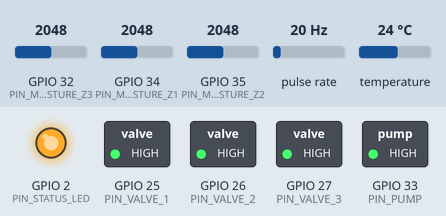
The sketch below on a simulated ESP32. Shown: switched loads named in the sketch (green lamp = pin HIGH), output pins drawn as LEDs (lit = HIGH). Wiring (inferred from the names in the program): pulse sensor: data GPIO 18. The inputs (shaded band) are chosen by the test bench; at power-on: GPIO 32 (PIN_MOISTURE_Z3) = 2048, GPIO 34 (PIN_MOISTURE_Z1) = 2048, GPIO 35 (PIN_MOISTURE_Z2) = 2048, pulse rate 20 Hz, temperature 24 °C (analog values on the 0–4095 scale). WiFi joins after 1.5 s; servers stay silent unless stated; uploads are accepted with an empty reply; what the sketch prints to the serial monitor is not drawn.

Above: at 4.3 s.
Timing chart, 0 to 9.1 s (numbered marks = the images above):
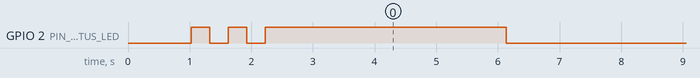

Measured:
- by itself, GPIO 2 (PIN_STATUS_LED): goes LOW 0.30 s, HIGH 0.30 s, LOW 0.30 s, HIGH 3.9 s, 24 × (LOW 4.8 s, HIGH 0.20 s), then LOW

The sketch:

esp32_agrovi_node.ino
```cpp
/*
 * =========================================================================================
 * AgroVI — Production IoT Drip Irrigation & Soil Sensor Node Firmware
 * =========================================================================================
 * Target Board: ESP32 Dev Module (ESP-WROOM-32)
 * Framework: Arduino / PlatformIO
 * Protocol: Dual-Mode HTTP REST (Render/Local) & MQTT (PubSubClient)
 *
 * HARDWARE PINOUT MAPPING:
 * -----------------------------------------------------------------------------------------
 * Component                     ESP32 Pin     Pin Type      Description
 * -----------------------------------------------------------------------------------------
 * Solenoid Valve 1 (Orchard)    GPIO 25       Digital OUT   Relay Channel 1 (Active LOW/HIGH)
 * Solenoid Valve 2 (Wheat)      GPIO 26       Digital OUT   Relay Channel 2
 * Solenoid Valve 3 (Greenhouse) GPIO 27       Digital OUT   Relay Channel 3
 * Main Booster Water Pump       GPIO 33       Digital OUT   Relay Channel 4 (Master Pump)
 * Capacitive Moisture Sensor 1  GPIO 34 (A0)  Analog ADC1   Zone 1 Soil Moisture (0-3.3V)
 * Capacitive Moisture Sensor 2  GPIO 35 (A1)  Analog ADC1   Zone 2 Soil Moisture
 * Capacitive Moisture Sensor 3  GPIO 32 (A2)  Analog ADC1   Zone 3 Soil Moisture
 * Water Flow Meter (YF-S201)    GPIO 18       Digital IN    Pulse counter with Interrupt
 * DS18B20 Temperature Sensor    GPIO 4        1-Wire Bus    Digital Waterproof Soil Probe
 * Status Indicator LED          GPIO 2        Digital OUT   Built-in Blue LED (Heartbeat)
 * -----------------------------------------------------------------------------------------
 *
 * DEPENDENCIES (Install via Arduino Library Manager):
 * - WiFi (Built-in ESP32 core)
 * - HTTPClient (Built-in ESP32 core)
 * - ArduinoJson (v6.x or v7.x by Benoit Blanchon)
 * - OneWire (by Paul Stoffregen)
 * - DallasTemperature (by Miles Burton)
 * - PubSubClient (by Nick O'Leary) [Optional if using MQTT broker]
 * =========================================================================================
 */

#include <WiFi.h>
#include <HTTPClient.h>
#include <ArduinoJson.h>
#include <OneWire.h>
#include <DallasTemperature.h>

// =========================================================================================
// CONFIGURATION: NETWORK & SERVER CREDENTIALS
// =========================================================================================
const char* WIFI_SSID     = "YOUR_WIFI_SSID";           // Replace with your 2.4GHz WiFi SSID
const char* WIFI_PASSWORD = "YOUR_WIFI_PASSWORD";       // Replace with your WiFi Password

// Backend URL: Render cloud production URL or local server IP (e.g. "http://192.168.1.100:8000")
const char* SERVER_TELEMETRY_URL = "https://agrovi-rsvc.onrender.com/api/iot/telemetry";
const char* SERVER_VALVES_URL    = "https://agrovi-rsvc.onrender.com/api/iot/valves";

// Identification
const char* NODE_ID         = "ESP32-AGRO-01";
const char* FIRMWARE_VER    = "2.4.0";

// Actuation Relays (Set to false if your relay module is Active HIGH)
const bool RELAY_ACTIVE_LOW = true;

// Pins Definition
#define PIN_VALVE_1         25
#define PIN_VALVE_2         26
#define PIN_VALVE_3         27
#define PIN_PUMP            33
#define PIN_MOISTURE_Z1     34
#define PIN_MOISTURE_Z2     35
#define PIN_MOISTURE_Z3     32
#define PIN_FLOW_METER      18
#define PIN_ONE_WIRE_BUS    4
#define PIN_STATUS_LED      2

// Analog Calibration for Capacitive Soil Moisture Sensor v1.2 (12-bit ADC: 0 - 4095)
// Dry air reading ~3200, Water submersion reading ~1450
const int ADC_AIR_DRY   = 3200;
const int ADC_WATER_WET = 1450;

// Flow Meter Calibration: YF-S201 has 450 pulses per liter (7.5 Hz per L/min)
const float FLOW_CALIBRATION_FACTOR = 7.5;

// =========================================================================================
// GLOBAL HARDWARE OBJECTS & TIMERS
// =========================================================================================
OneWire oneWire(PIN_ONE_WIRE_BUS);
DallasTemperature tempSensors(&oneWire);

volatile unsigned long flowPulseCount = 0;
unsigned long oldFlowTime = 0;
float currentFlowRateLpm = 0.0;
float totalWaterUsedLiters = 0.0;

unsigned long lastTelemetryDispatch = 0;
const unsigned long TELEMETRY_INTERVAL_MS = 5000; // Send telemetry every 5 seconds

// Current State
bool valveState[4] = { false, false, false, false }; // Index 1: Z1, 2: Z2, 3: Z3
bool pumpState = false;
String irrigationMode = "AUTO";

// Local Fallback Thresholds (used if WiFi is offline)
float zoneThresholds[4] = { 0.0, 35.0, 35.0, 45.0 };

// =========================================================================================
// INTERRUPT SERVICE ROUTINE FOR WATER FLOW METER
// =========================================================================================
void IRAM_ATTR pulseCounterISR() {
  flowPulseCount++;
}

// =========================================================================================
// RELAY HELPER
// =========================================================================================
void setRelay(int pin, bool turnOn) {
  if (RELAY_ACTIVE_LOW) {
    digitalWrite(pin, turnOn ? LOW : HIGH);
  } else {
    digitalWrite(pin, turnOn ? HIGH : LOW);
  }
}

// =========================================================================================
// SENSOR READING FUNCTIONS
// =========================================================================================
float readMoisturePercentage(int pin) {
  // Read analog value with multi-sample averaging to suppress electrical noise
  long sum = 0;
  const int SAMPLES = 10;
  for (int i = 0; i < SAMPLES; i++) {
    sum += analogRead(pin);
    delay(5);
  }
  int rawADC = sum / SAMPLES;

  // Constrain and map to 0 - 100%
  int constrainedADC = constrain(rawADC, ADC_WATER_WET, ADC_AIR_DRY);
  float percentage = map(constrainedADC, ADC_AIR_DRY, ADC_WATER_WET, 0, 100);
  return percentage;
}

float readSoilTemperature() {
  tempSensors.requestTemperatures();
  float tempC = tempSensors.getTempCByIndex(0);
  if (tempC == DEVICE_DISCONNECTED_C || tempC < -20 || tempC > 70) {
    return 24.5; // Default safe fallback if probe disconnected
  }
  return tempC;
}

void calculateFlowRate() {
  unsigned long now = millis();
  unsigned long elapsed = now - oldFlowTime;
  if (elapsed >= 1000) {
    // Disable interrupts while reading & resetting volatile counter
    noInterrupts();
    unsigned long pulses = flowPulseCount;
    flowPulseCount = 0;
    interrupts();

    // Pulse frequency (Hz) = pulses / (elapsed / 1000)
    float pulseFreq = ((float)pulses / (float)elapsed) * 1000.0;
    currentFlowRateLpm = pulseFreq / FLOW_CALIBRATION_FACTOR;

    // Accumulate total water: (L/min) / 60 * (seconds elapsed)
    float litersThisSecond = (currentFlowRateLpm / 60.0) * ((float)elapsed / 1000.0);
    totalWaterUsedLiters += litersThisSecond;

    oldFlowTime = now;
  }
}

// =========================================================================================
// WIFI RECONNECTION HANDLER
// =========================================================================================
void ensureWiFi() {
  if (WiFi.status() == WL_CONNECTED) return;

  Serial.println(F("[WIFI] Connecting to WiFi network..."));
  WiFi.mode(WIFI_STA);
  WiFi.begin(WIFI_SSID, WIFI_PASSWORD);

  unsigned long startAttempt = millis();
  while (WiFi.status() != WL_CONNECTED && millis() - startAttempt < 10000) {
    digitalWrite(PIN_STATUS_LED, !digitalRead(PIN_STATUS_LED));
    delay(300);
    Serial.print(F("."));
  }

  if (WiFi.status() == WL_CONNECTED) {
    Serial.println(F("\n[WIFI] Connected successfully!"));
    Serial.print(F("[WIFI] IP Address: "));
    Serial.println(WiFi.localIP());
    digitalWrite(PIN_STATUS_LED, HIGH);
  } else {
    Serial.println(F("\n[WIFI] Connection timed out. Running in standalone autonomous mode."));
    digitalWrite(PIN_STATUS_LED, LOW);
  }
}

// =========================================================================================
// HTTP TELEMETRY DISPATCH & VALVE SYNC
// =========================================================================================
void sendTelemetryAndSyncValves(float m1, float m2, float m3, float tempC) {
  if (WiFi.status() != WL_CONNECTED) {
    runAutonomousFailsafe(m1, m2, m3);
    return;
  }

  HTTPClient http;
  http.begin(SERVER_TELEMETRY_URL);
  http.addHeader("Content-Type", "application/json");

  // Construct JSON Payload
  StaticJsonDocument<768> doc;
  doc["nodeId"] = NODE_ID;
  doc["firmware"] = FIRMWARE_VER;

  JsonObject zones = doc.createNestedObject("zones");

  JsonObject z1 = zones.createNestedObject("1");
  z1["moisture"] = m1;
  z1["temperature"] = tempC;
  z1["flowRate"] = valveState[1] ? currentFlowRateLpm : 0.0;

  JsonObject z2 = zones.createNestedObject("2");
  z2["moisture"] = m2;
  z2["temperature"] = tempC + 1.2;
  z2["flowRate"] = valveState[2] ? currentFlowRateLpm : 0.0;

  JsonObject z3 = zones.createNestedObject("3");
  z3["moisture"] = m3;
  z3["temperature"] = tempC - 0.8;
  z3["flowRate"] = valveState[3] ? currentFlowRateLpm : 0.0;

  String requestBody;
  serializeJson(doc, requestBody);

  int httpCode = http.POST(requestBody);
  if (httpCode > 0) {
    String response = http.getString();
    Serial.printf("[HTTP] Telemetry POST response code: %d\n", httpCode);

    // Parse response to synchronize valve actuation states
    StaticJsonDocument<1024> respDoc;
    DeserializationError err = deserializeJson(respDoc, response);
    if (!err && respDoc["success"]) {
      JsonObject telem = respDoc["telemetry"];
      JsonObject rZones = telem["zones"];

      irrigationMode = telem["system"]["irrigationMode"].as<String>();

      // Apply valve states from central controller
      for (int i = 1; i <= 3; i++) {
        String zid = String(i);
        if (rZones.containsKey(zid)) {
          bool vOpen = rZones[zid]["valveOpen"];
          valveState[i] = vOpen;
          if (rZones[zid].containsKey("threshold")) {
            zoneThresholds[i] = rZones[zid]["threshold"];
          }
        }
      }

      // Actuate physical GPIO relays
      setRelay(PIN_VALVE_1, valveState[1]);
      setRelay(PIN_VALVE_2, valveState[2]);
      setRelay(PIN_VALVE_3, valveState[3]);

      // Booster Pump is ON if ANY valve is open
      pumpState = valveState[1] || valveState[2] || valveState[3];
      setRelay(PIN_PUMP, pumpState);

      Serial.printf("[ACTUATION] Relays -> Z1:%d, Z2:%d, Z3:%d | Pump:%d | Mode:%s\n",
        valveState[1], valveState[2], valveState[3], pumpState, irrigationMode.c_str());
    }
  } else {
    Serial.printf("[HTTP] POST failed, error: %s\n", http.errorToString(httpCode).c_str());
    runAutonomousFailsafe(m1, m2, m3);
  }
  http.end();
}

// =========================================================================================
// FAILSAFE AUTONOMOUS MODE (Ensures crop protection during WiFi dropouts)
// =========================================================================================
void runAutonomousFailsafe(float m1, float m2, float m3) {
  Serial.println(F("[SAFETY] Executing on-device FAO-56 local irrigation logic."));

  float moistures[4] = { 0.0, m1, m2, m3 };
  for (int i = 1; i <= 3; i++) {
    if (moistures[i] < zoneThresholds[i]) {
      valveState[i] = true; // Open valve to prevent crop dehydration
    } else if (moistures[i] >= (zoneThresholds[i] + 8.0)) {
      valveState[i] = false; // Saturated, close valve
    }
  }

  setRelay(PIN_VALVE_1, valveState[1]);
  setRelay(PIN_VALVE_2, valveState[2]);
  setRelay(PIN_VALVE_3, valveState[3]);

  pumpState = valveState[1] || valveState[2] || valveState[3];
  setRelay(PIN_PUMP, pumpState);
}

// =========================================================================================
// SETUP
// =========================================================================================
void setup() {
  Serial.begin(115200);
  delay(1000);
  Serial.println(F("\n========================================================"));
  Serial.printf("AgroVI ESP32 Smart Irrigation Node v%s\n", FIRMWARE_VER);
  Serial.println(F("========================================================"));

  // Initialize GPIO Relay Outputs (Ensure valves & pump are OFF initially)
  pinMode(PIN_VALVE_1, OUTPUT);
  pinMode(PIN_VALVE_2, OUTPUT);
  pinMode(PIN_VALVE_3, OUTPUT);
  pinMode(PIN_PUMP, OUTPUT);
  pinMode(PIN_STATUS_LED, OUTPUT);

  setRelay(PIN_VALVE_1, false);
  setRelay(PIN_VALVE_2, false);
  setRelay(PIN_VALVE_3, false);
  setRelay(PIN_PUMP, false);
  digitalWrite(PIN_STATUS_LED, LOW);

  // Initialize Analog Pins (12-bit resolution: 0 - 4095)
  analogReadResolution(12);

  // Initialize Flow Meter Pulse Counter
  pinMode(PIN_FLOW_METER, INPUT_PULLUP);
  attachInterrupt(digitalPinToInterrupt(PIN_FLOW_METER), pulseCounterISR, FALLING);
  oldFlowTime = millis();

  // Initialize DS18B20 OneWire Temperature
  tempSensors.begin();
  Serial.printf("[SENSORS] Found %d OneWire temperature probes.\n", tempSensors.getDeviceCount());

  // Connect to WiFi
  ensureWiFi();
}

// =========================================================================================
// MAIN RUNTIME LOOP
// =========================================================================================
void loop() {
  // 1. Maintain WiFi Connection
  if (WiFi.status() != WL_CONNECTED) {
    ensureWiFi();
  }

  // 2. Continuously calculate water flow pulse rate
  calculateFlowRate();

  // 3. Periodic Telemetry Dispatch (Every 5 seconds)
  unsigned long now = millis();
  if (now - lastTelemetryDispatch >= TELEMETRY_INTERVAL_MS) {
    lastTelemetryDispatch = now;

    // Read real sensor inputs
    float m1 = readMoisturePercentage(PIN_MOISTURE_Z1);
    float m2 = readMoisturePercentage(PIN_MOISTURE_Z2);
    float m3 = readMoisturePercentage(PIN_MOISTURE_Z3);
    float tempC = readSoilTemperature();

    Serial.printf("[SENSORS] M1: %.1f%% | M2: %.1f%% | M3: %.1f%% | Temp: %.1f°C | Flow: %.2f L/m\n",
      m1, m2, m3, tempC, currentFlowRateLpm);

    // Heartbeat LED blink
    digitalWrite(PIN_STATUS_LED, HIGH);

    // Send to AgroVI Platform and Sync Valve States
    sendTelemetryAndSyncValves(m1, m2, m3, tempC);

    digitalWrite(PIN_STATUS_LED, LOW);
  }

  // Yield to ESP32 RTOS background tasks
  delay(20);
}
```
